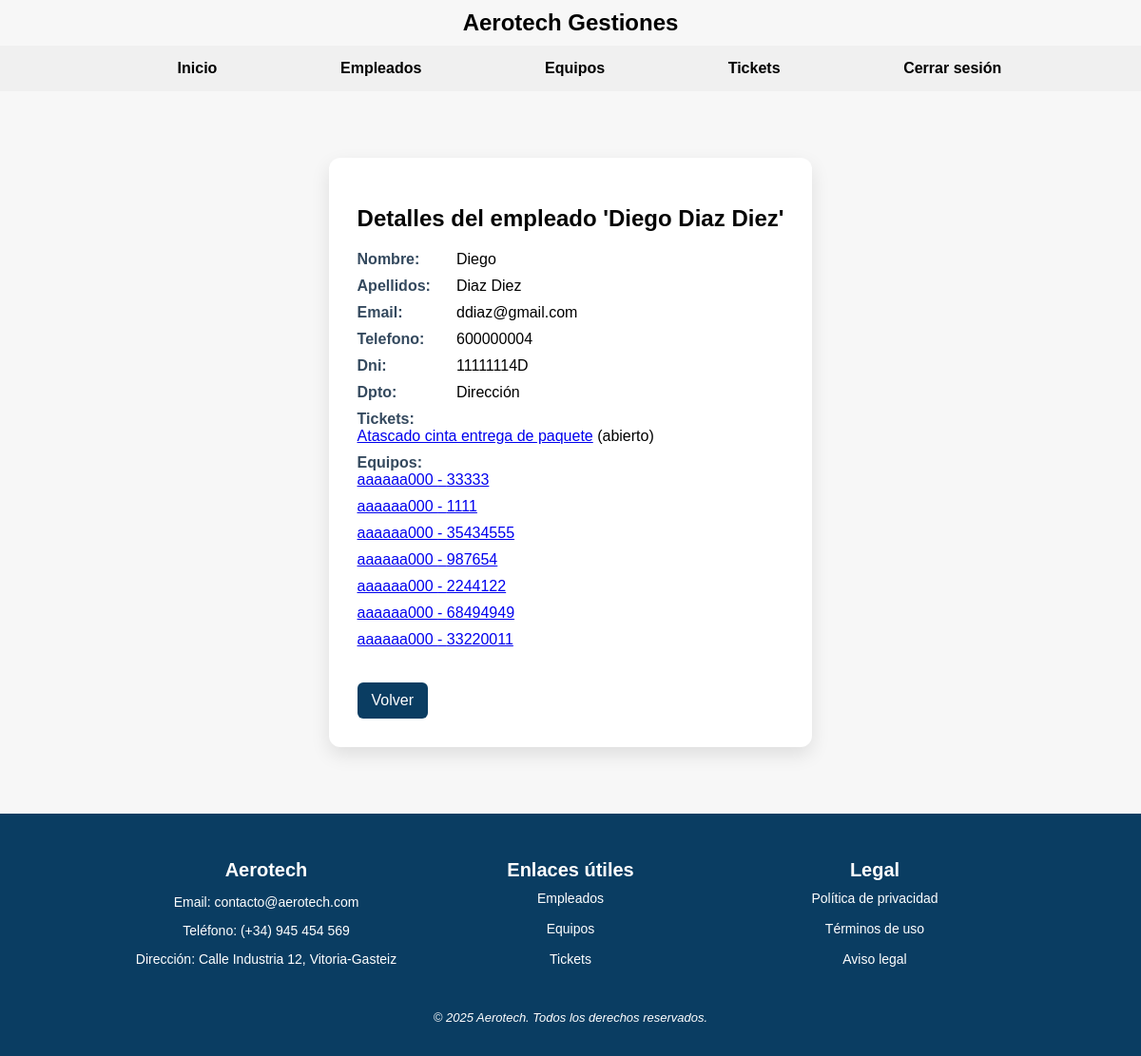
/Aerotech/empleado/4/ (signed in), run on an earlier commit of the app's database.
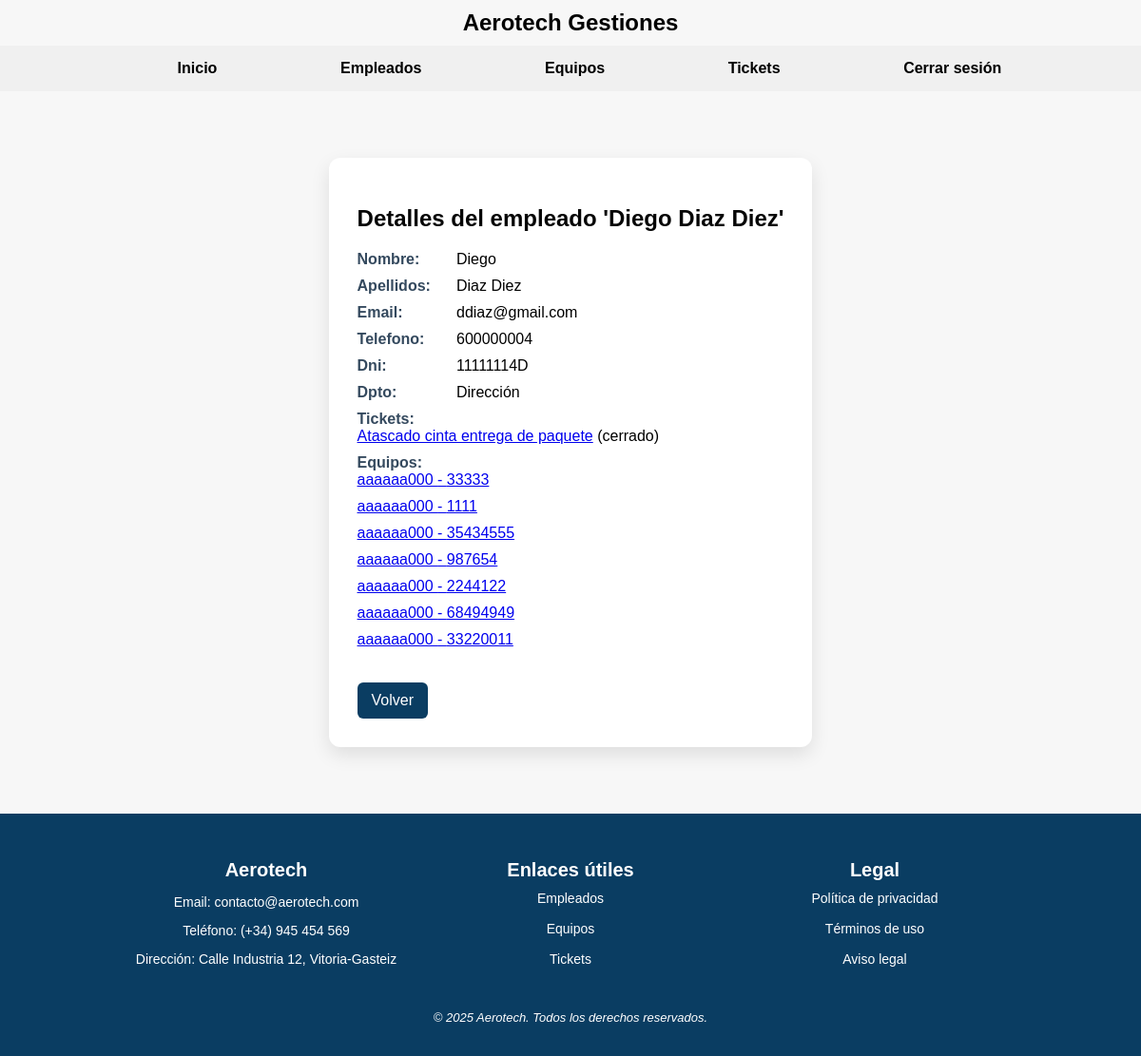
And on a later commit of the database.
### Aerotech/models.py (models this page shows, shortened)
class Ticket(models.Model):
    URGENCIA = [
        ('alta', 'Alta'),
        ('media', 'Media'),
        ('baja', 'Baja')
        ]
    TIPO = [
        ('averia', 'Avería'),
        ('mejora', 'Mejora'),
        ('mantenimiento', 'Mantenimiento')
    ]
    ESTADO = [
        ('abierto', 'Abierto'),
        ('cerrado', 'Cerrado')
    ]
    referencia = models.CharField(max_length=100, unique=True)
    titulo = models.CharField(max_length=200)
    descripcion = models.TextField()
    fecha_apertura = models.DateField(auto_now_add=True)
    fecha_resolucion = models.DateField(null=True, blank=True)
    urgencia = models.CharField(max_length=10, choices=URGENCIA)
    tipo = models.CharField(max_length=15, choices=TIPO)
    estado = models.CharField(max_length=10, choices=ESTADO)
    empleado = models.ForeignKey(Empleado, on_delete=models.SET_NULL, null=True)
    equipos = models.ManyToManyField(Equipo)

### Aerotech/views.py (the view)
# urls.py: path('empleado/<int:pk>/', views.DetalleEmpleado.as_view(), name='detalles-empleado'),
class DetalleEmpleado(DetailView):
    model = Empleado
    template_name = 'detalles_empleado.html'
    context_object_name = 'empleado'
    def dispatch(self, request, *args, **kwargs):  # Prueba para el logger y protección de navegación
        if "empleado_id" not in request.session:
            return redirect("login-empleado")
        return super().dispatch(request, *args, **kwargs)

### Aerotech/templates/detalles_empleado.html (shortened to what this page needs)
{% extends 'Base.html' %}
{% block content %}
<div class="card">
  <h2> Detalles del empleado '{{empleado.nombre}} {{empleado.apellidos}}'</h2>
  <ul>
    <li><strong>Nombre:</strong> {{empleado.nombre}}
    <li>
    <li><strong>Apellidos:</strong> {{empleado.apellidos}}
    <li>
    <li><strong>Email:</strong> {{empleado.email}}
    <li>
    <li><strong>Telefono:</strong> {{empleado.telefono}}
    <li>
    <li><strong>Dni:</strong> {{empleado.dni}}
    <li>
    <li><strong>Dpto: </strong> {{empleado.departamento}}
    <li>
    <li><strong>Tickets:</strong>
      <ul>
        {% for ticket in empleado.ticket_set.all %}
        <li>
          <a href="{% url 'detalle-ticket' ticket.id %}">{{ ticket.titulo }}</a>
          ({{ ticket.estado }})
        </li>
        {% empty %}
        <li>
          No tiene tickets asignados.
        </li>
        {% endfor %}
      </ul>
    </li>
    <li><strong>Equipos:</strong>
      <ul>
        {% for equipo in empleado.equipos_asignados.all %}
        <li>
          <a href="{% url 'detalles-equipo' equipo.id %}">
            {{ equipo.modelo }} - {{ equipo.numero_serie }}
          </a>
        </li>
        {% empty %}
        <li>No tiene equipos asignados.</li>
        {% endfor %}
      </ul>
    </li>
  </ul>
  <a class="btn" href="{% url 'lista-empleados' %}">Volver</a>
</div>
{% endblock %}

What changed in the data, as far as the page shows it:
changed Ticket "Atascado cinta entrega de paquete": estado "abierto" → "cerrado"
